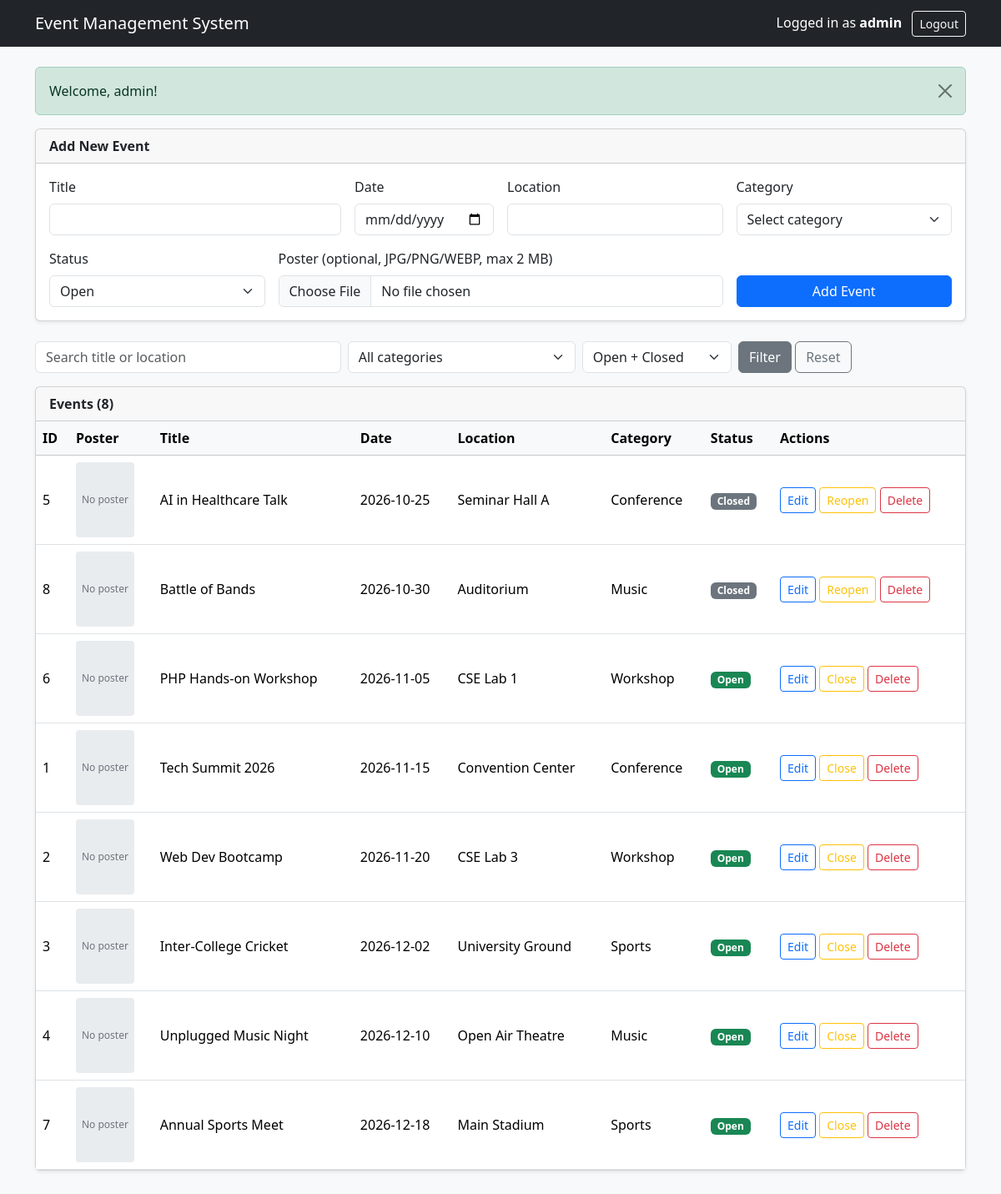
The app's page /index.php (signed in) with its own data.
### tables this page shows
CREATE TABLE events (
    id INT AUTO_INCREMENT PRIMARY KEY,
    title VARCHAR(150) NOT NULL,
    event_date DATE NOT NULL,
    location VARCHAR(150) NOT NULL,
    category VARCHAR(50) NOT NULL,
    status ENUM('Open','Closed') NOT NULL DEFAULT 'Open',
    poster VARCHAR(255) NULL,  
    created_at TIMESTAMP DEFAULT CURRENT_TIMESTAMP
);

### index.php (the view, shortened to what this page needs)
<?php
require 'functions.php';
require 'db.php';
$old = ['title' => '', 'event_date' => '', 'location' => '', 'category' => '', 'status' => 'Open'];
$search = trim($_GET['search'] ?? '');
$category_filter = trim($_GET['category_filter'] ?? '');
$status_filter = trim($_GET['status_filter'] ?? '');
$sql = "SELECT * FROM events";
$sql .= " ORDER BY event_date ASC, id DESC";
$stmt = mysqli_prepare($conn, $sql);
mysqli_stmt_execute($stmt);
$result = mysqli_stmt_get_result($stmt);
$total = mysqli_num_rows($result);
?>
<!DOCTYPE html>
<html lang="en">
<head>
    <link href="https://cdn.jsdelivr.net/npm/bootstrap@5.3.3/dist/css/bootstrap.min.css" rel="stylesheet">
</head>
<body class="bg-light">
<nav class="navbar navbar-dark bg-dark mb-4">
    <div class="container">
        <span class="navbar-brand">Event Management System</span>
        <span class="text-white">
            Logged in as <strong><?= e($_SESSION['admin_name'] ?? 'admin') ?></strong>
            <a href="logout.php" class="btn btn-sm btn-outline-light ms-2">Logout</a>
        </span>
    </div>
</nav>
<div class="container pb-5">
    <?php show_flash(); ?>
    <div class="card shadow-sm mb-4">
        <div class="card-header fw-semibold">Add New Event</div>
        <div class="card-body">
            <form method="POST" action="index.php" enctype="multipart/form-data" class="row g-3">
                <div class="col-md-4">
                    <label class="form-label" for="title">Title</label>
                    <input class="form-control" id="title" name="title" maxlength="150" value="<?= e($old['title']) ?>" required>
                </div>
                <div class="col-md-2">
                    <label class="form-label" for="event_date">Date</label>
                    <input class="form-control" type="date" id="event_date" name="event_date" value="<?= e($old['event_date']) ?>" required>
                </div>
                <div class="col-md-3">
                    <label class="form-label" for="location">Location</label>
                    <input class="form-control" id="location" name="location" maxlength="150" value="<?= e($old['location']) ?>" required>
                </div>
                <div class="col-md-3">
                    <label class="form-label" for="category">Category</label>
                    <select class="form-select" id="category" name="category" required>
                        <option value="">Select category</option>
                    </select>
                </div>
                <div class="col-md-3">
                    <label class="form-label" for="status">Status</label>
                    <select class="form-select" id="status" name="status">
                        <?php foreach (STATUSES as $s): ?>
                            <option value="<?= e($s) ?>" <?= $old['status'] === $s ? 'selected' : '' ?>><?= e($s) ?></option>
                        <?php endforeach; ?>
                    </select>
                </div>
                <div class="col-md-6">
                    <label class="form-label" for="poster">Poster (optional, JPG/PNG/WEBP, max <?= MAX_POSTER_MB ?> MB)</label>
                    <input class="form-control" type="file" id="poster" name="poster" accept=".jpg,.jpeg,.png,.webp">
                </div>
                <div class="col-md-3 d-flex align-items-end">
                    <button class="btn btn-primary w-100" type="submit" name="add_event">Add Event</button>
                </div>
            </form>
        </div>
    </div>
    <form method="GET" action="index.php" class="row g-2 mb-3">
        <div class="col-md-4">
            <input class="form-control" name="search" placeholder="Search title or location" value="<?= e($search) ?>">
        </div>
        <div class="col-md-3">
            <select class="form-select" name="category_filter">
                <option value="">All categories</option>
            </select>
        </div>
        <div class="col-md-2">
            <select class="form-select" name="status_filter">
                <option value="">Open + Closed</option>
            </select>
        </div>
        <div class="col-md-3">
            <button class="btn btn-secondary" type="submit">Filter</button>
            <a href="index.php" class="btn btn-outline-secondary">Reset</a>
        </div>
    </form>
    <div class="card shadow-sm">
        <div class="card-header fw-semibold">Events (<?= $total ?>)</div>
        <div class="table-responsive">
            <table class="table table-hover align-middle mb-0">
                <thead class="table-light">
                    <tr>
                        <th>ID</th>
                        <th>Poster</th>
                        <th>Title</th>
                        <th>Date</th>
                        <th>Location</th>
                        <th>Category</th>
                        <th>Status</th>
                        <th>Actions</th>
                    </tr>
                </thead>
                <tbody>
                    <?php if ($total > 0): ?>
                        <?php while ($row = mysqli_fetch_assoc($result)): ?>
                            <tr>
                                <td><?= (int)$row['id'] ?></td>
                                <td>
                                    <?php if ($row['poster']): ?>
                                        <img class="poster-img" src="<?= UPLOAD_URL . e($row['poster']) ?>" alt="Poster of <?= e($row['title']) ?>">
                                    <?php else: ?>
                                        <div class="no-poster">No poster</div>
                                    <?php endif; ?>
                                </td>
                                <td><?= e($row['title']) ?></td>
                                <td><?= e($row['event_date']) ?></td>
                                <td><?= e($row['location']) ?></td>
                                <td><?= e($row['category']) ?></td>
                                <td>
                                    <span class="badge <?= $row['status'] === 'Open' ? 'text-bg-success' : 'text-bg-secondary' ?>">
                                        <?= e($row['status']) ?>
                                    </span>
                                </td>
                                <td class="text-nowrap">
                                    <a class="btn btn-sm btn-outline-primary" href="edit.php?id=<?= (int)$row['id'] ?>">Edit</a>
                                    <form method="POST" action="index.php?<?= e(http_build_query(['search' => $search, 'category_filter' => $category_filter, 'status_filter' => $status_filter])) ?>" class="d-inline">
                                        <button class="btn btn-sm btn-outline-warning" name="toggle_status" type="submit">
                                            <?= $row['status'] === 'Open' ? 'Close' : 'Reopen' ?>
                                        </button>
                                    </form>
                                    <form method="POST" action="index.php" class="d-inline" onsubmit="return confirm('Delete this event and its poster?');">
                                        <button class="btn btn-sm btn-outline-danger" name="delete_event" type="submit">Delete</button>
                                    </form>
                                </td>
                            </tr>
                        <?php endwhile; ?>
                    <?php else: ?>
                        <tr><td colspan="8" class="text-center text-muted py-4">No events found.</td></tr>
                    <?php endif; ?>
                </tbody>
            </table>
        </div>
    </div>
</div>
</body>
</html>

### functions.php (shortened to what this page needs)
<?php
function e($value) {
    return htmlspecialchars((string)$value, ENT_QUOTES, 'UTF-8');
}
function show_flash() {
    if (!empty($_SESSION['flash'])) {
        $f = $_SESSION['flash'];
        echo '<div class="alert alert-' . e($f['type']) . ' alert-dismissible fade show" role="alert">'
            . e($f['message'])
            . '<button type="button" class="btn-close" data-bs-dismiss="alert"></button></div>';
    }
}

### index.php (style rules this page uses)
.no-poster { width: 70px; height: 90px; display: flex; align-items: center; justify-content: center; background: #e9ecef; color: #6c757d; font-size: 12px; border-radius: 4px; }

### records on screen
events: id "5", shows "No poster", title "AI in Healthcare Talk", event_date "2026-10-25", location "Seminar Hall A", category "Conference", status "Closed", shows "Reopen"
events: id "8", shows "No poster", title "Battle of Bands", event_date "2026-10-30", location "Auditorium", category "Music", status "Closed", shows "Reopen"
events: id "6", shows "No poster", title "PHP Hands-on Workshop", event_date "2026-11-05", location "CSE Lab 1", category "Workshop", status "Open", shows "Close"
events: id "1", shows "No poster", title "Tech Summit 2026", event_date "2026-11-15", location "Convention Center", category "Conference", status "Open", shows "Close"
events: id "2", shows "No poster", title "Web Dev Bootcamp", event_date "2026-11-20", location "CSE Lab 3", category "Workshop", status "Open", shows "Close"
events: id "3", shows "No poster", title "Inter-College Cricket", event_date "2026-12-02", location "University Ground", category "Sports", status "Open", shows "Close"
events: id "4", shows "No poster", title "Unplugged Music Night", event_date "2026-12-10", location "Open Air Theatre", category "Music", status "Open", shows "Close"
events: id "7", shows "No poster", title "Annual Sports Meet", event_date "2026-12-18", location "Main Stadium", category "Sports", status "Open", shows "Close"

### other values on screen
$_SESSION['admin_name'] "admin"
$f['message'] "Welcome, admin!"
MAX_POSTER_MB "2"
$total "8"
form field status "Open"
